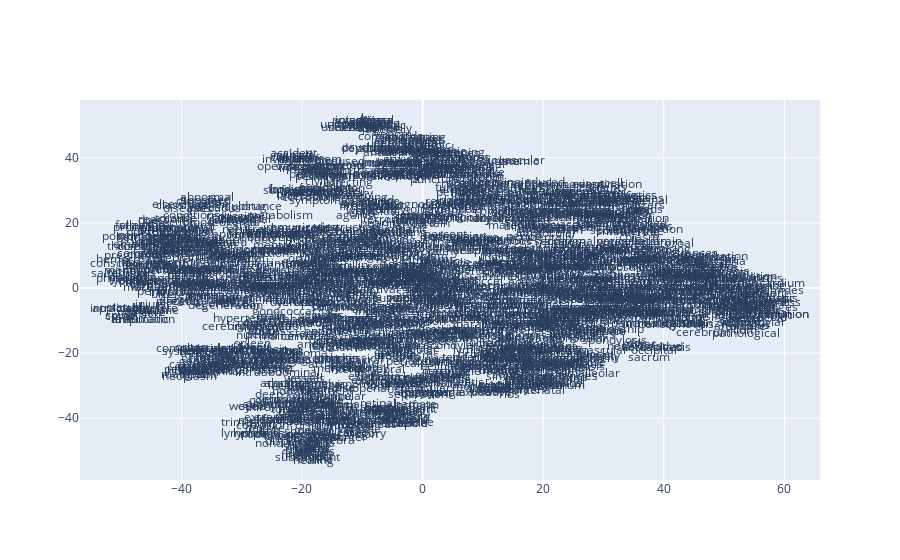

Notebook code cell kept with this figure:
### Code cell
from sklearn.decomposition import IncrementalPCA    
from sklearn.manifold import TSNE                   
import numpy as np                                  


def reduce_dimensions(model):
    num_dimensions = 2  # final num dimensions (2D, 3D, etc)

    vectors = [] # positions in vector space
    labels = [] # keep track of words to label our data again later
    for word in model.wv.vocab:
        vectors.append(model.wv[word])
        labels.append(word)

    # convert both lists into numpy vectors for reduction
    vectors = np.asarray(vectors)
    labels = np.asarray(labels)

    # reduce using t-SNE
    vectors = np.asarray(vectors)
    tsne = TSNE(n_components=num_dimensions, random_state=0)
    vectors = tsne.fit_transform(vectors)

    x_vals = [v[0] for v in vectors]
    y_vals = [v[1] for v in vectors]
    return x_vals, y_vals, labels


x_vals, y_vals, labels = reduce_dimensions(model)

def plot_with_plotly(x_vals, y_vals, labels, plot_in_notebook=True):
    from plotly.offline import init_notebook_mode, iplot, plot
    import plotly.graph_objs as go

    trace = go.Scatter(x=x_vals, y=y_vals, mode='text', text=labels)
    data = [trace]

    if plot_in_notebook:
        init_notebook_mode(connected=True)
        iplot(data, filename='word-embedding-plot')
    else:
        plot(data, filename='word-embedding-plot.html')


def plot_with_matplotlib(x_vals, y_vals, labels):
    import matplotlib.pyplot as plt
    import random

    random.seed(0)

    plt.figure(figsize=(12, 12))
    plt.scatter(x_vals, y_vals)

    #
    # Label randomly subsampled 25 data points
    #
    indices = list(range(len(labels)))
    selected_indices = random.sample(indices, 25)
    for i in selected_indices:
        plt.annotate(labels[i], (x_vals[i], y_vals[i]))

try:
    get_ipython()
except Exception:
    plot_function = plot_with_matplotlib
else:
    plot_function = plot_with_plotly

plot_function(x_vals, y_vals, labels)

### Figure 1 — Plotly figure (JSON) as saved in the notebook; plotly's stock layout.template omitted (floating-point values rounded to 4 significant figures; data arrays with more than 128 entries replaced by an {"elided": "..."} marker saying what was removed)
{"data": [{"mode": "text", "text": {"elided": "1730 str values"}, "type": "scatter", "x": {"elided": "1730 float values"}, "y": {"elided": "1730 float values"}}], "layout": {}}
